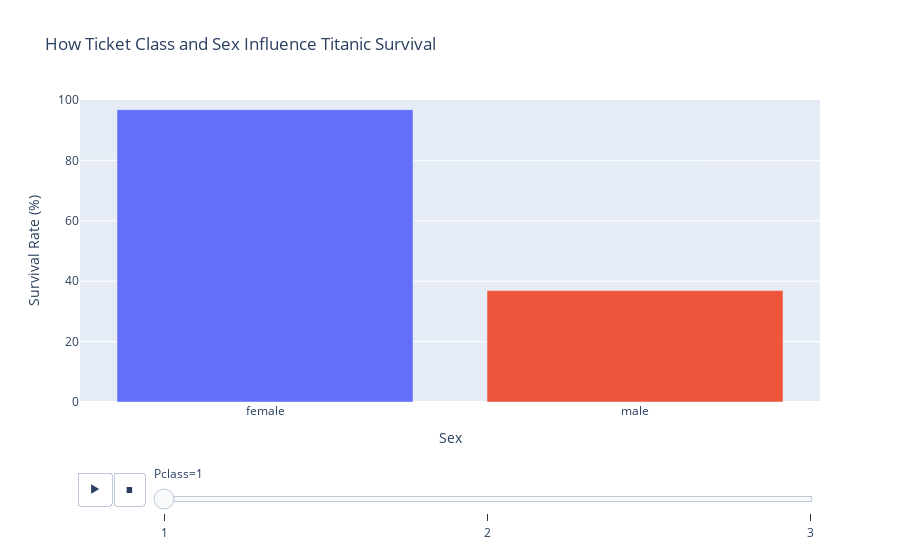

Source (notebook cell):
### Code cell
import plotly.express as px
import pandas as pd

# Assuming you have your Titanic data loaded as train DataFrame
# If 'Sex' is encoded, decode it for labels:
if train['Sex'].dtype != 'O':
    train['Sex_label'] = train['Sex'].map({0: 'male', 1: 'female'})
else:
    train['Sex_label'] = train['Sex']

# Group by class and sex to get mean survival
grouped = train.groupby(['Pclass', 'Sex_label'])['Survived'].mean().reset_index()
grouped['Survival Rate'] = grouped['Survived'] * 100

fig = px.bar(
    grouped,
    x="Sex_label",
    y="Survival Rate",
    color="Sex_label",
    animation_frame="Pclass",
    range_y=[0, 100],
    labels={'Sex_label': 'Sex', 'Survival Rate': 'Survival Rate (%)'},
    title="How Ticket Class and Sex Influence Titanic Survival"
)
fig.update_layout(xaxis_title="Sex", yaxis_title="Survival Rate (%)", showlegend=False)
fig.show()

### Figure 1 — Plotly figure (JSON) as saved in the notebook; plotly's stock layout.template omitted (floating-point values rounded to 4 significant figures)
{"data": [{"alignmentgroup": "True", "hovertemplate": "Sex=%{x}<br>Pclass=1<br>Survival Rate (%)=%{y}<extra></extra>", "legendgroup": "female", "marker": {"color": "#636efa", "pattern": {"shape": ""}}, "name": "female", "offsetgroup": "female", "orientation": "v", "showlegend": true, "textposition": "auto", "type": "bar", "x": ["female"], "xaxis": "x", "y": [96.81], "yaxis": "y"}, {"alignmentgroup": "True", "hovertemplate": "Sex=%{x}<br>Pclass=1<br>Survival Rate (%)=%{y}<extra></extra>", "legendgroup": "male", "marker": {"color": "#EF553B", "pattern": {"shape": ""}}, "name": "male", "offsetgroup": "male", "orientation": "v", "showlegend": true, "textposition": "auto", "type": "bar", "x": ["male"], "xaxis": "x", "y": [36.89], "yaxis": "y"}], "layout": {"autosize": true, "barmode": "relative", "legend": {"title": {"text": "Sex"}, "tracegroupgap": 0}, "showlegend": false, "sliders": [{"active": 0, "currentvalue": {"prefix": "Pclass="}, "len": 0.9, "pad": {"b": 10, "t": 60}, "steps": [{"args": [["1"], {"frame": {"duration": 0, "redraw": true}, "fromcurrent": true, "mode": "immediate", "transition": {"duration": 0, "easing": "linear"}}], "label": "1", "method": "animate"}, {"args": [["2"], {"frame": {"duration": 0, "redraw": true}, "fromcurrent": true, "mode": "immediate", "transition": {"duration": 0, "easing": "linear"}}], "label": "2", "method": "animate"}, {"args": [["3"], {"frame": {"duration": 0, "redraw": true}, "fromcurrent": true, "mode": "immediate", "transition": {"duration": 0, "easing": "linear"}}], "label": "3", "method": "animate"}], "x": 0.1, "xanchor": "left", "y": 0, "yanchor": "top"}], "title": {"text": "How Ticket Class and Sex Influence Titanic Survival"}, "updatemenus": [{"active": 0, "buttons": [{"args": [null, {"frame": {"duration": 500, "redraw": true}, "fromcurrent": true, "mode": "immediate", "transition": {"duration": 500, "easing": "linear"}}], "label": "&#9654;", "method": "animate"}, {"args": [[null], {"frame": {"duration": 0, "redraw": true}, "fromcurrent": true, "mode": "immediate", "transition": {"duration": 0, "easing": "linear"}}], "label": "&#9724;", "method": "animate"}], "direction": "left", "pad": {"r": 10, "t": 70}, "showactive": false, "type": "buttons", "x": 0.1, "xanchor": "right", "y": 0, "yanchor": "top"}], "xaxis": {"anchor": "y", "autorange": true, "categoryarray": ["female", "male"], "categoryorder": "array", "domain": [0, 1], "range": [-0.5, 1.5], "title": {"text": "Sex"}, "type": "category"}, "yaxis": {"anchor": "x", "domain": [0, 1], "range": [0, 100], "title": {"text": "Survival Rate (%)"}, "type": "linear"}}}
